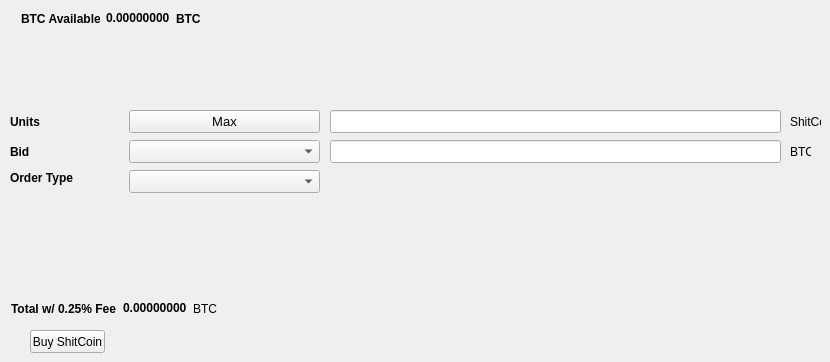
   <widget class="QWidget" name="BuyTab">
    <attribute name="title">
     <string>Buy</string>
    </attribute>
    <widget class="QPushButton" name="BuyShitCoin">
     <property name="geometry">
      <rect>
       <x>30</x>
       <y>330</y>
       <width>75</width>
       <height>23</height>
      </rect>
     </property>
     <property name="text">
      <string>Buy ShitCoin</string>
     </property>
    </widget>
    <widget class="QLabel" name="label_3">
     <property name="geometry">
      <rect>
       <x>10</x>
       <y>110</y>
       <width>46</width>
       <height>23</height>
      </rect>
     </property>
     <property name="font">
      <font>
       <weight>75</weight>
       <bold>true</bold>
      </font>
     </property>
     <property name="text">
      <string>Units</string>
     </property>
    </widget>
    <widget class="QLineEdit" name="UnitsInput">
     <property name="geometry">
      <rect>
       <x>330</x>
       <y>110</y>
       <width>451</width>
       <height>23</height>
      </rect>
     </property>
     <property name="font">
      <font>
       <pointsize>9</pointsize>
       <weight>75</weight>
       <bold>true</bold>
      </font>
     </property>
    </widget>
    <widget class="QLineEdit" name="BuyBidPriceEdit">
     <property name="geometry">
      <rect>
       <x>330</x>
       <y>140</y>
       <width>451</width>
       <height>23</height>
      </rect>
     </property>
     <property name="font">
      <font>
       <pointsize>9</pointsize>
       <weight>75</weight>
       <bold>true</bold>
      </font>
     </property>
    </widget>
    <widget class="QLabel" name="label_4">
     <property name="geometry">
      <rect>
       <x>790</x>
       <y>110</y>
       <width>31</width>
       <height>23</height>
      </rect>
     </property>
     <property name="text">
      <string>ShitCoin</string>
     </property>
    </widget>
    <widget class="QLabel" name="label_5">
     <property name="geometry">
      <rect>
       <x>790</x>
       <y>140</y>
       <width>21</width>
       <height>23</height>
      </rect>
     </property>
     <property name="text">
      <string>BTC</string>
     </property>
    </widget>
    <widget class="QLabel" name="label_6">
     <property name="geometry">
      <rect>
       <x>10</x>
       <y>140</y>
       <width>46</width>
       <height>23</height>
      </rect>
     </property>
     <property name="font">
      <font>
       <weight>75</weight>
       <bold>true</bold>
      </font>
     </property>
     <property name="text">
      <string>Bid</string>
     </property>
    </widget>
    <widget class="QLabel" name="label_7">
     <property name="geometry">
      <rect>
       <x>10</x>
       <y>170</y>
       <width>71</width>
       <height>16</height>
      </rect>
     </property>
     <property name="font">
      <font>
       <weight>75</weight>
       <bold>true</bold>
      </font>
     </property>
     <property name="text">
      <string>Order Type</string>
     </property>
    </widget>
    <widget class="QPushButton" name="Buy_Max_Amount">
     <property name="geometry">
      <rect>
       <x>129</x>
       <y>110</y>
       <width>191</width>
       <height>23</height>
      </rect>
     </property>
     <property name="font">
      <font>
       <pointsize>10</pointsize>
      </font>
     </property>
     <property name="text">
      <string>Max</string>
     </property>
    </widget>
    <widget class="QComboBox" name="BuyBidcomboBox">
     <property name="geometry">
      <rect>
       <x>129</x>
       <y>140</y>
       <width>191</width>
       <height>23</height>
      </rect>
     </property>
     <property name="font">
      <font>
       <pointsize>10</pointsize>
      </font>
     </property>
    </widget>
    <widget class="QComboBox" name="buyOrdertypeCombo">
     <property name="geometry">
      <rect>
       <x>129</x>
       <y>170</y>
       <width>191</width>
       <height>23</height>
      </rect>
     </property>
     <property name="font">
      <font>
       <pointsize>10</pointsize>
      </font>
     </property>
    </widget>
    <widget class="QWidget" name="layoutWidget">
     <property name="geometry">
      <rect>
       <x>21</x>
       <y>11</y>
       <width>180</width>
       <height>15</height>
      </rect>
     </property>
     <layout class="QHBoxLayout" name="horizontalLayout_3">
      <item>
       <widget class="QLabel" name="label232">
        <property name="font">
         <font>
          <weight>75</weight>
          <bold>true</bold>
         </font>
        </property>
        <property name="text">
         <string>BTC Available:</string>
        </property>
       </widget>
      </item>
      <item>
       <widget class="QLabel" name="BtcAvailableLbl">
        <property name="palette">
         <palette>
          <active>
           <colorrole role="WindowText">
            <brush brushstyle="SolidPattern">
             <color alpha="255">
              <red>0</red>
              <green>0</green>
              <blue>0</blue>
             </color>
            </brush>
           </colorrole>
           <colorrole role="Button">
            <brush brushstyle="SolidPattern">
             <color alpha="255">
              <red>0</red>
              <green>170</green>
              <blue>0</blue>
             </color>
            </brush>
           </colorrole>
           <colorrole role="Light">
            <brush brushstyle="SolidPattern">
             <color alpha="255">
              <red>0</red>
              <green>255</green>
              <blue>0</blue>
             </color>
            </brush>
           </colorrole>
           <colorrole role="Midlight">
            <brush brushstyle="SolidPattern">
             <color alpha="255">
              <red>0</red>
              <green>212</green>
              <blue>0</blue>
             </color>
            </brush>
           </colorrole>
           <colorrole role="Dark">
            <brush brushstyle="SolidPattern">
             <color alpha="255">
              <red>0</red>
              <green>85</green>
              <blue>0</blue>
             </color>
            </brush>
           </colorrole>
           <colorrole role="Mid">
            <brush brushstyle="SolidPattern">
             <color alpha="255">
              <red>0</red>
              <green>113</green>
              <blue>0</blue>
             </color>
            </brush>
           </colorrole>
           <colorrole role="Text">
            <brush brushstyle="SolidPattern">
             <color alpha="255">
              <red>0</red>
              <green>170</green>
              <blue>0</blue>
             </color>
            </brush>
           </colorrole>
           <colorrole role="BrightText">
            <brush brushstyle="SolidPattern">
             <color alpha="255">
              <red>255</red>
              <green>255</green>
              <blue>255</blue>
             </color>
            </brush>
           </colorrole>
           <colorrole role="ButtonText">
            <brush brushstyle="SolidPattern">
             <color alpha="255">
              <red>0</red>
              <green>0</green>
              <blue>0</blue>
             </color>
            </brush>
           </colorrole>
           <colorrole role="Base">
            <brush brushstyle="SolidPattern">
             <color alpha="255">
              <red>255</red>
              <green>255</green>
              <blue>255</blue>
             </color>
            </brush>
           </colorrole>
           <colorrole role="Window">
            <brush brushstyle="SolidPattern">
             <color alpha="255">
              <red>0</red>
              <green>170</green>
              <blue>0</blue>
             </color>
            </brush>
           </colorrole>
           <colorrole role="Shadow">
            <brush brushstyle="SolidPattern">
             <color alpha="255">
              <red>0</red>
              <green>0</green>
              <blue>0</blue>
             </color>
            </brush>
           </colorrole>
           <colorrole role="AlternateBase">
            <brush brushstyle="SolidPattern">
             <color alpha="255">
              <red>127</red>
              <green>212</green>
              <blue>127</blue>
             </color>
            </brush>
           </colorrole>
           <colorrole role="ToolTipBase">
            <brush brushstyle="SolidPattern">
             <color alpha="255">
              <red>255</red>
              <green>255</green>
              <blue>220</blue>
             </color>
            </brush>
           </colorrole>
           <colorrole role="ToolTipText">
            <brush brushstyle="SolidPattern">
             <color alpha="255">
              <red>0</red>
              <green>0</green>
              <blue>0</blue>
             </color>
            </brush>
           </colorrole>
          </active>
          <inactive>
           <colorrole role="WindowText">
            <brush brushstyle="SolidPattern">
             <color alpha="255">
              <red>0</red>
              <green>0</green>
              <blue>0</blue>
             </color>
            </brush>
           </colorrole>
           <colorrole role="Button">
            <brush brushstyle="SolidPattern">
             <color alpha="255">
              <red>0</red>
              <green>170</green>
              <blue>0</blue>
             </color>
            </brush>
           </colorrole>
           <colorrole role="Light">
            <brush brushstyle="SolidPattern">
             <color alpha="255">
              <red>0</red>
              <green>255</green>
              <blue>0</blue>
             </color>
            </brush>
           </colorrole>
           <colorrole role="Midlight">
            <brush brushstyle="SolidPattern">
             <color alpha="255">
              <red>0</red>
              <green>212</green>
              <blue>0</blue>
             </color>
            </brush>
           </colorrole>
           <colorrole role="Dark">
            <brush brushstyle="SolidPattern">
             <color alpha="255">
              <red>0</red>
              <green>85</green>
              <blue>0</blue>
             </color>
            </brush>
           </colorrole>
           <colorrole role="Mid">
            <brush brushstyle="SolidPattern">
             <color alpha="255">
              <red>0</red>
              <green>113</green>
              <blue>0</blue>
             </color>
            </brush>
           </colorrole>
           <colorrole role="Text">
            <brush brushstyle="SolidPattern">
             <color alpha="255">
              <red>0</red>
              <green>170</green>
              <blue>0</blue>
             </color>
            </brush>
           </colorrole>
           <colorrole role="BrightText">
            <brush brushstyle="SolidPattern">
             <color alpha="255">
              <red>255</red>
              <green>255</green>
              <blue>255</blue>
             </color>
            </brush>
           </colorrole>
           <colorrole role="ButtonText">
            <brush brushstyle="SolidPattern">
             <color alpha="255">
              <red>0</red>
              <green>0</green>
              <blue>0</blue>
             </color>
            </brush>
           </colorrole>
           <colorrole role="Base">
            <brush brushstyle="SolidPattern">
             <color alpha="255">
              <red>255</red>
              <green>255</green>
              <blue>255</blue>
             </color>
            </brush>
           </colorrole>
           <colorrole role="Window">
            <brush brushstyle="SolidPattern">
             <color alpha="255">
              <red>0</red>
              <green>170</green>
              <blue>0</blue>
             </color>
            </brush>
           </colorrole>
           <colorrole role="Shadow">
            <brush brushstyle="SolidPattern">
             <color alpha="255">
              <red>0</red>
              <green>0</green>
              <blue>0</blue>
             </color>
            </brush>
           </colorrole>
           <colorrole role="AlternateBase">
            <brush brushstyle="SolidPattern">
             <color alpha="255">
              <red>127</red>
              <green>212</green>
              <blue>127</blue>
             </color>
            </brush>
           </colorrole>
           <colorrole role="ToolTipBase">
            <brush brushstyle="SolidPattern">
             <color alpha="255">
              <red>255</red>
              <green>255</green>
              <blue>220</blue>
             </color>
            </brush>
           </colorrole>
           <colorrole role="ToolTipText">
            <brush brushstyle="SolidPattern">
             <color alpha="255">
              <red>0</red>
              <green>0</green>
              <blue>0</blue>
             </color>
            </brush>
           </colorrole>
          </inactive>
          <disabled>
           <colorrole role="WindowText">
            <brush brushstyle="SolidPattern">
             <color alpha="255">
              <red>0</red>
              <green>85</green>
              <blue>0</blue>
             </color>
            </brush>
           </colorrole>
           <colorrole role="Button">
            <brush brushstyle="SolidPattern">
             <color alpha="255">
              <red>0</red>
              <green>170</green>
              <blue>0</blue>
             </color>
            </brush>
           </colorrole>
           <colorrole role="Light">
            <brush brushstyle="SolidPattern">
             <color alpha="255">
              <red>0</red>
              <green>255</green>
              <blue>0</blue>
             </color>
            </brush>
           </colorrole>
           <colorrole role="Midlight">
            <brush brushstyle="SolidPattern">
             <color alpha="255">
              <red>0</red>
              <green>212</green>
              <blue>0</blue>
             </color>
            </brush>
           </colorrole>
           <colorrole role="Dark">
            <brush brushstyle="SolidPattern">
             <color alpha="255">
              <red>0</red>
              <green>85</green>
              <blue>0</blue>
             </color>
            </brush>
           </colorrole>
           <colorrole role="Mid">
            <brush brushstyle="SolidPattern">
             <color alpha="255">
              <red>0</red>
              <green>113</green>
              <blue>0</blue>
             </color>
            </brush>
           </colorrole>
           <colorrole role="Text">
            <brush brushstyle="SolidPattern">
             <color alpha="255">
              <red>0</red>
              <green>85</green>
              <blue>0</blue>
             </color>
            </brush>
           </colorrole>
           <colorrole role="BrightText">
            <brush brushstyle="SolidPattern">
             <color alpha="255">
              <red>255</red>
              <green>255</green>
              <blue>255</blue>
             </color>
            </brush>
           </colorrole>
           <colorrole role="ButtonText">
            <brush brushstyle="SolidPattern">
             <color alpha="255">
              <red>0</red>
              <green>85</green>
              <blue>0</blue>
             </color>
            </brush>
           </colorrole>
           <colorrole role="Base">
            <brush brushstyle="SolidPattern">
             <color alpha="255">
              <red>0</red>
              <green>170</green>
              <blue>0</blue>
             </color>
            </brush>
           </colorrole>
           <colorrole role="Window">
            <brush brushstyle="SolidPattern">
             <color alpha="255">
              <red>0</red>
              <green>170</green>
              <blue>0</blue>
             </color>
            </brush>
           </colorrole>
           <colorrole role="Shadow">
            <brush brushstyle="SolidPattern">
             <color alpha="255">
              <red>0</red>
              <green>0</green>
              <blue>0</blue>
             </color>
            </brush>
           </colorrole>
           <colorrole role="AlternateBase">
            <brush brushstyle="SolidPattern">
             <color alpha="255">
              <red>0</red>
              <green>170</green>
              <blue>0</blue>
             </color>
            </brush>
           </colorrole>
           <colorrole role="ToolTipBase">
            <brush brushstyle="SolidPattern">
             <color alpha="255">
              <red>255</red>
              <green>255</green>
              <blue>220</blue>
             </color>
            </brush>
           </colorrole>
           <colorrole role="ToolTipText">
            <brush brushstyle="SolidPattern">
             <color alpha="255">
              <red>0</red>
              <green>0</green>
              <blue>0</blue>
             </color>
            </brush>
           </colorrole>
          </disabled>
         </palette>
        </property>
        <property name="font">
         <font>
          <weight>75</weight>
          <bold>true</bold>
         </font>
        </property>
        <property name="text">
         <string>0.00000000</string>
        </property>
        <property name="textInteractionFlags">
         <set>Qt::LinksAccessibleByMouse|Qt::TextSelectableByKeyboard|Qt::TextSelectableByMouse</set>
        </property>
       </widget>
      </item>
      <item>
       <widget class="QLabel" name="BtcAvailableLbl_2">
        <property name="font">
         <font>
          <weight>75</weight>
          <bold>true</bold>
         </font>
        </property>
        <property name="text">
         <string>BTC</string>
        </property>
       </widget>
      </item>
     </layout>
    </widget>
    <widget class="QWidget" name="layoutWidget">
     <property name="geometry">
      <rect>
       <x>11</x>
       <y>301</y>
       <width>209</width>
       <height>15</height>
      </rect>
     </property>
     <layout class="QHBoxLayout" name="horizontalLayout_4">
      <item>
       <widget class="QLabel" name="label_9">
        <property name="font">
         <font>
          <weight>75</weight>
          <bold>true</bold>
         </font>
        </property>
        <property name="text">
         <string>Total w/ 0.25% Fee</string>
        </property>
       </widget>
      </item>
      <item>
       <widget class="QLabel" name="BuyCostLabel">
        <property name="palette">
         <palette>
          <active>
           <colorrole role="WindowText">
            <brush brushstyle="SolidPattern">
             <color alpha="255">
              <red>0</red>
              <green>0</green>
              <blue>0</blue>
             </color>
            </brush>
           </colorrole>
           <colorrole role="Button">
            <brush brushstyle="SolidPattern">
             <color alpha="255">
              <red>0</red>
              <green>170</green>
              <blue>0</blue>
             </color>
            </brush>
           </colorrole>
           <colorrole role="Light">
            <brush brushstyle="SolidPattern">
             <color alpha="255">
              <red>0</red>
              <green>255</green>
              <blue>0</blue>
             </color>
            </brush>
           </colorrole>
           <colorrole role="Midlight">
            <brush brushstyle="SolidPattern">
             <color alpha="255">
              <red>0</red>
              <green>212</green>
              <blue>0</blue>
             </color>
            </brush>
           </colorrole>
           <colorrole role="Dark">
            <brush brushstyle="SolidPattern">
             <color alpha="255">
              <red>0</red>
              <green>85</green>
              <blue>0</blue>
             </color>
            </brush>
           </colorrole>
           <colorrole role="Mid">
            <brush brushstyle="SolidPattern">
             <color alpha="255">
              <red>0</red>
              <green>113</green>
              <blue>0</blue>
             </color>
            </brush>
           </colorrole>
           <colorrole role="Text">
            <brush brushstyle="SolidPattern">
             <color alpha="255">
              <red>0</red>
              <green>170</green>
              <blue>0</blue>
             </color>
            </brush>
           </colorrole>
           <colorrole role="BrightText">
            <brush brushstyle="SolidPattern">
             <color alpha="255">
              <red>255</red>
              <green>255</green>
              <blue>255</blue>
             </color>
            </brush>
           </colorrole>
           <colorrole role="ButtonText">
            <brush brushstyle="SolidPattern">
             <color alpha="255">
              <red>0</red>
              <green>0</green>
              <blue>0</blue>
             </color>
            </brush>
           </colorrole>
           <colorrole role="Base">
            <brush brushstyle="SolidPattern">
             <color alpha="255">
              <red>255</red>
              <green>255</green>
              <blue>255</blue>
             </color>
            </brush>
           </colorrole>
           <colorrole role="Window">
            <brush brushstyle="SolidPattern">
             <color alpha="255">
              <red>0</red>
              <green>170</green>
              <blue>0</blue>
             </color>
            </brush>
           </colorrole>
           <colorrole role="Shadow">
            <brush brushstyle="SolidPattern">
             <color alpha="255">
              <red>0</red>
              <green>0</green>
              <blue>0</blue>
             </color>
            </brush>
           </colorrole>
           <colorrole role="AlternateBase">
            <brush brushstyle="SolidPattern">
             <color alpha="255">
              <red>127</red>
              <green>212</green>
              <blue>127</blue>
             </color>
            </brush>
           </colorrole>
           <colorrole role="ToolTipBase">
            <brush brushstyle="SolidPattern">
             <color alpha="255">
              <red>255</red>
              <green>255</green>
              <blue>220</blue>
             </color>
            </brush>
           </colorrole>
           <colorrole role="ToolTipText">
            <brush brushstyle="SolidPattern">
             <color alpha="255">
              <red>0</red>
              <green>0</green>
              <blue>0</blue>
             </color>
            </brush>
           </colorrole>
          </active>
          <inactive>
           <colorrole role="WindowText">
            <brush brushstyle="SolidPattern">
             <color alpha="255">
              <red>0</red>
              <green>0</green>
              <blue>0</blue>
             </color>
            </brush>
           </colorrole>
           <colorrole role="Button">
            <brush brushstyle="SolidPattern">
             <color alpha="255">
              <red>0</red>
              <green>170</green>
              <blue>0</blue>
             </color>
            </brush>
           </colorrole>
           <colorrole role="Light">
            <brush brushstyle="SolidPattern">
             <color alpha="255">
              <red>0</red>
              <green>255</green>
              <blue>0</blue>
             </color>
            </brush>
           </colorrole>
           <colorrole role="Midlight">
            <brush brushstyle="SolidPattern">
             <color alpha="255">
              <red>0</red>
              <green>212</green>
              <blue>0</blue>
             </color>
            </brush>
           </colorrole>
           <colorrole role="Dark">
            <brush brushstyle="SolidPattern">
             <color alpha="255">
              <red>0</red>
              <green>85</green>
              <blue>0</blue>
             </color>
            </brush>
           </colorrole>
           <colorrole role="Mid">
            <brush brushstyle="SolidPattern">
             <color alpha="255">
              <red>0</red>
              <green>113</green>
              <blue>0</blue>
             </color>
            </brush>
           </colorrole>
           <colorrole role="Text">
            <brush brushstyle="SolidPattern">
             <color alpha="255">
              <red>0</red>
              <green>170</green>
              <blue>0</blue>
             </color>
            </brush>
           </colorrole>
           <colorrole role="BrightText">
            <brush brushstyle="SolidPattern">
             <color alpha="255">
              <red>255</red>
              <green>255</green>
              <blue>255</blue>
             </color>
            </brush>
           </colorrole>
           <colorrole role="ButtonText">
            <brush brushstyle="SolidPattern">
             <color alpha="255">
              <red>0</red>
              <green>0</green>
              <blue>0</blue>
             </color>
            </brush>
           </colorrole>
           <colorrole role="Base">
            <brush brushstyle="SolidPattern">
             <color alpha="255">
              <red>255</red>
              <green>255</green>
              <blue>255</blue>
             </color>
            </brush>
           </colorrole>
           <colorrole role="Window">
            <brush brushstyle="SolidPattern">
             <color alpha="255">
              <red>0</red>
              <green>170</green>
              <blue>0</blue>
             </color>
            </brush>
           </colorrole>
           <colorrole role="Shadow">
            <brush brushstyle="SolidPattern">
             <color alpha="255">
              <red>0</red>
              <green>0</green>
              <blue>0</blue>
             </color>
            </brush>
           </colorrole>
           <colorrole role="AlternateBase">
            <brush brushstyle="SolidPattern">
             <color alpha="255">
              <red>127</red>
              <green>212</green>
              <blue>127</blue>
             </color>
            </brush>
           </colorrole>
           <colorrole role="ToolTipBase">
            <brush brushstyle="SolidPattern">
             <color alpha="255">
              <red>255</red>
              <green>255</green>
              <blue>220</blue>
             </color>
            </brush>
           </colorrole>
           <colorrole role="ToolTipText">
            <brush brushstyle="SolidPattern">
             <color alpha="255">
              <red>0</red>
              <green>0</green>
              <blue>0</blue>
             </color>
            </brush>
           </colorrole>
          </inactive>
          <disabled>
           <colorrole role="WindowText">
            <brush brushstyle="SolidPattern">
             <color alpha="255">
              <red>0</red>
              <green>85</green>
              <blue>0</blue>
             </color>
            </brush>
           </colorrole>
           <colorrole role="Button">
            <brush brushstyle="SolidPattern">
             <color alpha="255">
              <red>0</red>
              <green>170</green>
              <blue>0</blue>
             </color>
            </brush>
           </colorrole>
           <colorrole role="Light">
            <brush brushstyle="SolidPattern">
             <color alpha="255">
              <red>0</red>
              <green>255</green>
              <blue>0</blue>
             </color>
            </brush>
           </colorrole>
           <colorrole role="Midlight">
            <brush brushstyle="SolidPattern">
             <color alpha="255">
              <red>0</red>
              <green>212</green>
              <blue>0</blue>
             </color>
            </brush>
           </colorrole>
           <colorrole role="Dark">
            <brush brushstyle="SolidPattern">
             <color alpha="255">
              <red>0</red>
              <green>85</green>
              <blue>0</blue>
             </color>
            </brush>
           </colorrole>
           <colorrole role="Mid">
            <brush brushstyle="SolidPattern">
             <color alpha="255">
              <red>0</red>
              <green>113</green>
              <blue>0</blue>
             </color>
            </brush>
           </colorrole>
           <colorrole role="Text">
            <brush brushstyle="SolidPattern">
             <color alpha="255">
              <red>0</red>
              <green>85</green>
              <blue>0</blue>
             </color>
            </brush>
           </colorrole>
           <colorrole role="BrightText">
            <brush brushstyle="SolidPattern">
             <color alpha="255">
              <red>255</red>
              <green>255</green>
              <blue>255</blue>
             </color>
            </brush>
           </colorrole>
           <colorrole role="ButtonText">
            <brush brushstyle="SolidPattern">
             <color alpha="255">
              <red>0</red>
              <green>85</green>
              <blue>0</blue>
             </color>
            </brush>
           </colorrole>
           <colorrole role="Base">
            <brush brushstyle="SolidPattern">
             <color alpha="255">
              <red>0</red>
              <green>170</green>
              <blue>0</blue>
             </color>
            </brush>
           </colorrole>
           <colorrole role="Window">
            <brush brushstyle="SolidPattern">
             <color alpha="255">
              <red>0</red>
              <green>170</green>
              <blue>0</blue>
             </color>
            </brush>
           </colorrole>
           <colorrole role="Shadow">
            <brush brushstyle="SolidPattern">
             <color alpha="255">
              <red>0</red>
              <green>0</green>
              <blue>0</blue>
             </color>
            </brush>
           </colorrole>
           <colorrole role="AlternateBase">
            <brush brushstyle="SolidPattern">
             <color alpha="255">
              <red>0</red>
              <green>170</green>
              <blue>0</blue>
             </color>
            </brush>
           </colorrole>
           <colorrole role="ToolTipBase">
            <brush brushstyle="SolidPattern">
             <color alpha="255">
              <red>255</red>
              <green>255</green>
              <blue>220</blue>
             </color>
            </brush>
           </colorrole>
           <colorrole role="ToolTipText">
            <brush brushstyle="SolidPattern">
             <color alpha="255">
              <red>0</red>
              <green>0</green>
              <blue>0</blue>
             </color>
            </brush>
           </colorrole>
          </disabled>
         </palette>
        </property>
        <property name="font">
         <font>
          <weight>75</weight>
          <bold>true</bold>
         </font>
        </property>
        <property name="autoFillBackground">
         <bool>false</bool>
        </property>
        <property name="text">
         <string>0.00000000</string>
        </property>
        <property name="textInteractionFlags">
         <set>Qt::LinksAccessibleByMouse|Qt::TextSelectableByMouse</set>
        </property>
       </widget>
      </item>
      <item>
       <widget class="QLabel" name="label_10">
        <property name="font">
         <font>
          <weight>50</weight>
          <bold>false</bold>
         </font>
        </property>
        <property name="text">
         <string>BTC</string>
        </property>
       </widget>
      </item>
     </layout>
    </widget>
   </widget>
